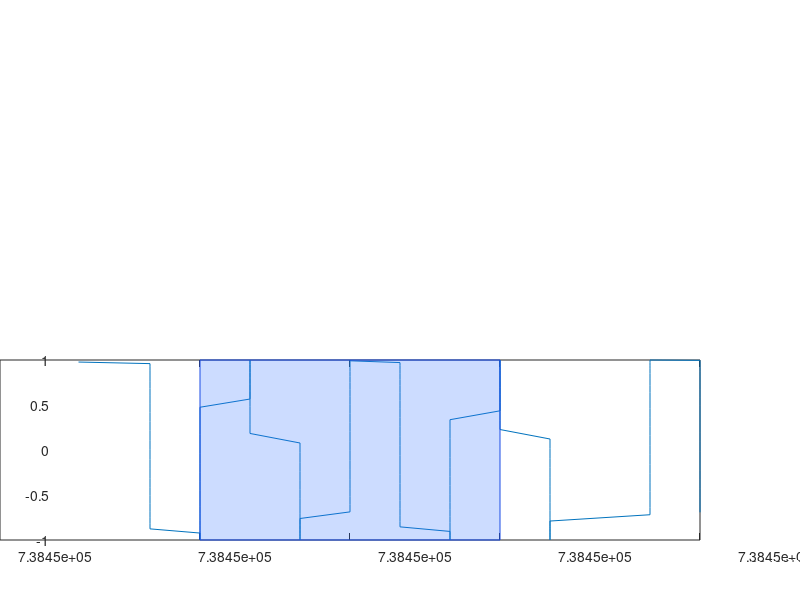

Here is the MATLAB script that generated this plot: (Note: this script raises an error after producing the figure.)
%=============================================================================
% Copyright (c) 2016-present Allan CORNET (Nelson)
%=============================================================================
% This file is part of Nelson.
%=============================================================================
% LICENCE_BLOCK_BEGIN
% SPDX-License-Identifier: LGPL-3.0-or-later
% LICENCE_BLOCK_END
%=============================================================================
% <--ADV-CLI MODE-->
%=============================================================================
% web figure: a translucent 2D patch sent as a GPU mesh lies strictly inside the
% clip depth range, so float32 rounding cannot clip it on the near plane
f = figure('Visible', 'off', 'Position', [100 100 800 500]);
t0 = 738450.6;
x = t0 + linspace(0, 0.8, 300);
ax = axes(f, 'Position', [0.07 0.1 0.9 0.3]);
plot(ax, x, sin(40 * x));
hold(ax, 'on');
patch(ax, t0 + [0.2 0.6 0.6 0.2], [-1 -1 1 1], [0.2 0.45 1], 'FaceAlpha', 0.25, ...
  'EdgeColor', [0.1 0.3 0.9]);
set(ax, 'XLim', t0 + [0 0.8], 'YLim', [-1 1]);
drawnow();
dl = jsondecode(__web_display_list__(f));
assert_istrue(isfield(dl, 'webglMeshes'));
meshes = dl.webglMeshes;
if iscell(meshes)
  meshes = [meshes{:}];
end
assert_isequal(numel(meshes), 1);
m = meshes(1);
transform = reshape(m.projection, 4, 4) * reshape(m.model, 4, 4);
box = m.positionBBox(:)';
for corner = [box(1:3); box(4:6)]'
  clip = transform * [corner; 1];
  ndc = clip(1:3) / clip(4);
  assert_istrue(abs(ndc(3)) < 1 - 1e-6);
  assert_istrue(all(abs(ndc(1:2)) <= 1 + 1e-9));
end
%=============================================================================
% a 17 s wide band on a date axis keeps its place and width: float32 positions
% are sent relative to the mesh origin
ax.XLim = t0 + [0.4 0.4 + 60 / 86400];
band = t0 + 0.4 + [20 37] / 86400;
p = findobj(ax, 'Type', 'patch');
set(p, 'XData', band([1 2 2 1]));
drawnow();
dl = jsondecode(__web_display_list__(f));
meshes = dl.webglMeshes;
if iscell(meshes)
  meshes = [meshes{:}];
end
m = meshes(1);
transform = reshape(m.projection, 4, 4) * reshape(m.model, 4, 4);
box = m.positionBBox(:)';
left = transform * [box(1:3)'; 1];
right = transform * [box(4:6)'; 1];
expected = 2 * (band - ax.XLim(1)) / diff(ax.XLim) - 1;
assert_isapprox([left(1) / left(4), right(1) / right(4)], expected, 1e-3);
close(f);
%=============================================================================
